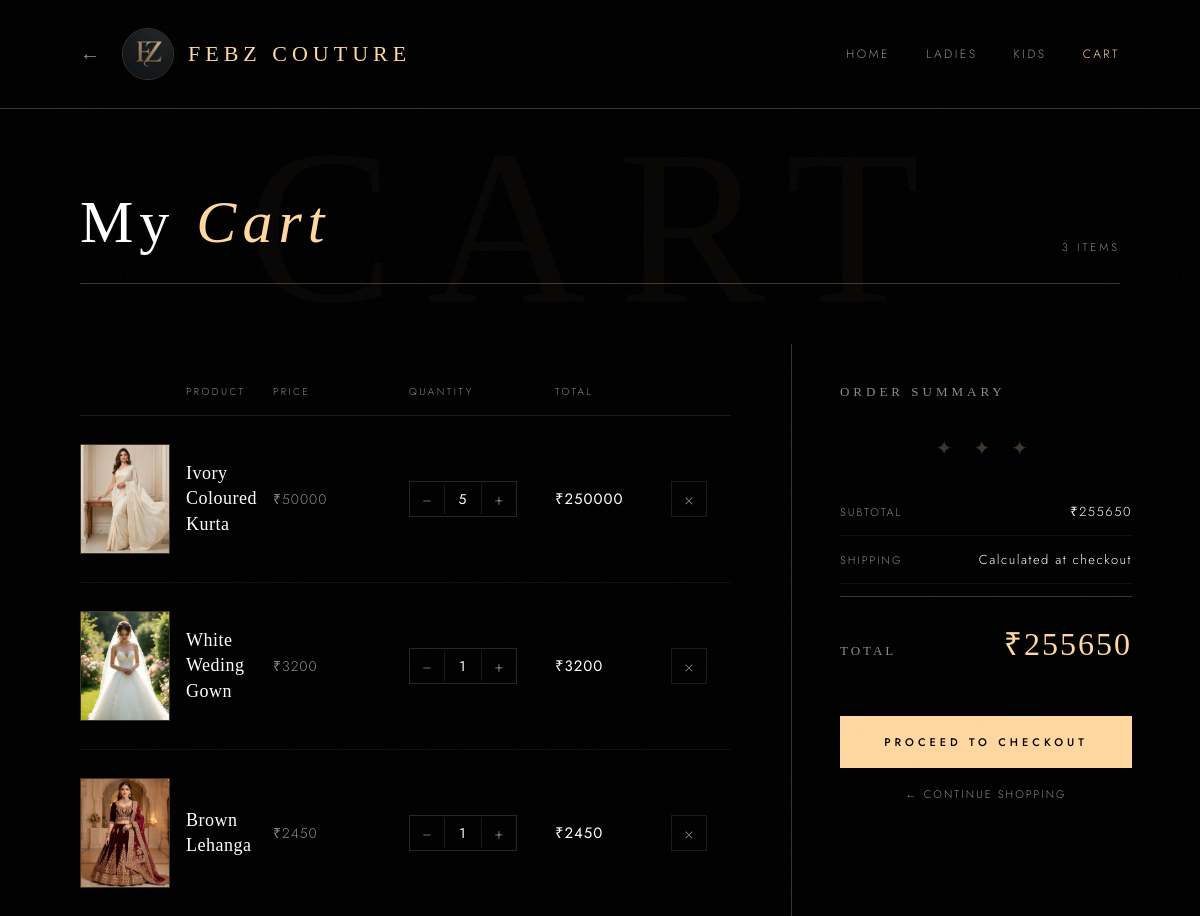
The app's page /cart/ (signed in) with its own data.
### app/models.py (models this page shows)
class Cart(models.Model):
    user = models.CharField(max_length=100)
    ladies_product = models.ForeignKey(Ladies, null=True, blank=True, on_delete=models.CASCADE)
    kids_product = models.ForeignKey(Kids, null=True, blank=True, on_delete=models.CASCADE)
    quantity = models.IntegerField(default=1)

class Ladies(models.Model):
    name=models.CharField(max_length=150)
    price=models.IntegerField()
    description=models.CharField(max_length=300)
    image=models.ImageField(upload_to='womenadd/')
    class Meta:
        verbose_name='Ladies'
        verbose_name_plural="Ladies"

### app/views.py (the view)
# urls.py: path('cart/', views.cartfn, name='cart'),
def cartfn(re):
    if 'user' in re.session:
        items = Cart.objects.filter(user=re.session['user'])  # ✅ FIXED
        total = 0
        for item in items:
            if item.ladies_product:
                item.subtotal = item.ladies_product.price * item.quantity
            elif item.kids_product:
                item.subtotal = item.kids_product.kidsprice * item.quantity
            else:
                item.subtotal = 0
            total += item.subtotal
        return render(re, 'cart.html', {
            'items': items,
            'total': total
        })
    else:
        return redirect('login')

### template/cart.html (shortened to what this page needs)
{% load static %}
<!DOCTYPE html>
<html lang="en">
<head>
</head>
<body>
<nav class="navbar">
  <div class="left-section">
    <a href="{% url 'home' %}" class="back-arrow">&#8592;</a>
    <div class="logo-area">
      <img src="{% static 'images/Febzlogo.jpeg' %}" alt="Febz Logo" class="logo-img">
      <span class="logo-text">FEBZ COUTURE</span>
    </div>
  </div>
  <div class="nav-links">
    <a href="{% url 'home' %}">Home</a>
    <a href="{% url 'women' %}">Ladies</a>
    <a href="{% url 'kids' %}">Kids</a>
    <a href="{% url 'cart' %}" class="active">Cart</a>
  </div>
</nav>
<header class="page-header">
  <div class="header-inner">
    <h1 class="header-title">My <em>Cart</em></h1>
    <span class="item-count">
      {% if items %}{{ items|length }} Item{% if items|length != 1 %}s{% endif %}{% else %}Empty{% endif %}
    </span>
  </div>
</header>
{% if items %}
<div class="cart-wrapper" id="cart-section">
  <div class="items-panel">
    <div class="table-head">
      <span></span>
      <span>Product</span>
      <span>Price</span>
      <span>Quantity</span>
      <span>Total</span>
      <span></span>
    </div>
    {% for item in items %}
    <div class="cart-row">
      <div class="prod-img-wrap">
        {% if item.ladies_product %}
          <img src="{{ item.ladies_product.image.url }}" alt="{{ item.ladies_product.name }}">
        {% elif item.kids_product %}
          <img src="{{ item.kids_product.kidsimage.url }}" alt="{{ item.kids_product.kidsname }}">
        {% endif %}
      </div>
      <div class="prod-name">
        {% if item.ladies_product %}{{ item.ladies_product.name }}
        {% elif item.kids_product %}{{ item.kids_product.kidsname }}{% endif %}
      </div>
      <div class="prod-price">
        ₹{% if item.ladies_product %}{{ item.ladies_product.price }}
        {% elif item.kids_product %}{{ item.kids_product.kidsprice }}{% endif %}
      </div>
      <div class="qty-box">
        <a class="qty-btn" href="{% url 'decrease_qty' item.id %}#cart-section">−</a>
        <span class="qty-number">{{ item.quantity }}</span>
        <a class="qty-btn" href="{% url 'increase_qty' item.id %}#cart-section">+</a>
      </div>
      <div class="prod-subtotal">₹{{ item.subtotal }}</div>
      <a class="delete-btn" href="{% url 'delete_item' item.id %}" title="Remove">&#215;</a>
    </div>
    {% endfor %}
  </div>
  <aside class="summary-panel">
    <p class="summary-title">Order Summary</p>
    <div class="ornament">&#10022; &#10022; &#10022;</div>
    <div class="summary-line">
      <span class="summary-label">Subtotal</span>
      <span>₹{{ total }}</span>
    </div>
    <div class="summary-line">
      <span class="summary-label">Shipping</span>
      <span>Calculated at checkout</span>
    </div>
    <div class="summary-total">
      <span class="total-label">Total</span>
      <span class="total-amount">₹{{ total }}</span>
    </div>
    <a href="#" class="checkout-btn"><span>Proceed to Checkout</span></a>
    <a href="{% url 'home' %}" class="continue-link">← Continue Shopping</a>
  </aside>
</div>
{% endif %}
</body>
</html>

### records on screen
Cart: ladies_product.image (picture), ladies_product.name "Ivory Coloured Kurta", ladies_product.price "50000", quantity "5", subtotal "250000"
Cart: ladies_product.image (picture), ladies_product.name "White Weding Gown", ladies_product.price "3200", quantity "1", subtotal "3200"
Cart: ladies_product.image (picture), ladies_product.name "Brown Lehanga", ladies_product.price "2450", quantity "1", subtotal "2450"

### other values on screen
{{ items|length }} "3"
{{ total }} "255650"
